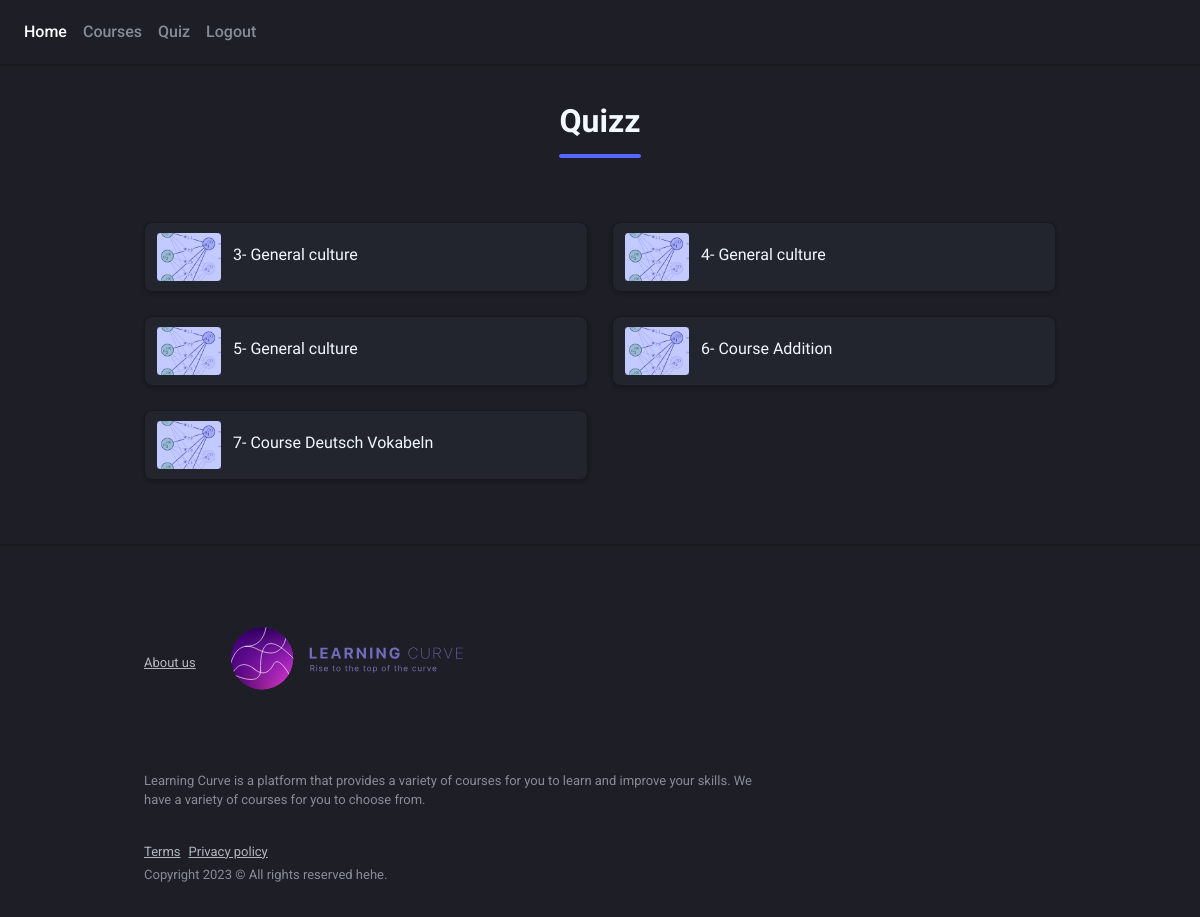
The app's page /learningcurveapp/quizzes/ (signed in) with its own data.
### learningcurveapp/models.py (models this page shows, shortened)
class Quiz(models.Model):
    author = models.ForeignKey(Author, on_delete=models.CASCADE, related_name='related_author',default='')
    course = models.ForeignKey(Course, on_delete=models.CASCADE, related_name='related_course',null=True)

class Course(models.Model):
    title = models.CharField(max_length=100)
    description = models.TextField()
    author = models.ForeignKey(Author, on_delete=models.CASCADE, related_name='course_author')
    topic = models.CharField(choices=TOPIC, max_length=10, default='O')
    difficulty = models.CharField(choices=LEVELS, max_length=1, default='B')
    subtitle = models.CharField(max_length=300, default='O')

### learningcurveapp/views.py (the view)
# urls.py: path('quizzes/', views.quizzes, name='quizzes'),
@login_required
def quizzes(request):
    role=request.user.groups.first().name
    if(role=="teacher"):
        author = Author.objects.get(user=request.user)
        quizz = Quiz.objects.filter(author=author).select_related()
    if(role=="student"):
       quizz = Quiz.objects.all()
    return render(request, 'learningcurveapp/quizzes.html',{'quizz':quizz,'role':role})

### learningcurveapp/templates/learningcurveapp/quizzes.html (shortened to what this page needs)
<!DOCTYPE html>
<html lang="en"
      dir="ltr"
      class="dark-mode">
<head>
    {% load static %}
    <link type="text/css"
          href="https://cdnjs.cloudflare.com/ajax/libs/spinkit/1.2.5/spinkit.min.css"
          rel="stylesheet">
    <link type="text/css"
          href="https://cdnjs.cloudflare.com/ajax/libs/jquery.perfect-scrollbar/1.5.2/css/perfect-scrollbar.min.css"
          rel="stylesheet">
    <link type="text/css"
          href="https://cdnjs.cloudflare.com/ajax/libs/font-awesome/5.15.3/css/all.min.css"
          rel="stylesheet">
    <link type="text/css"
          href="{% static 'learningcurveapp/css/preloader.css' %}"
          rel="stylesheet">
    <link type="text/css"
          href="{% static 'learningcurveapp/css/app.css' %}"
          rel="stylesheet">
    <link type="text/css"
          href="{% static 'learningcurveapp/css/dark.css' %}"
          rel="stylesheet">
</head>
<body class="layout-app ">
<div class="mdk-drawer-layout js-mdk-drawer-layout"
     data-push
     data-responsive-width="992px">
    <div class="mdk-drawer-layout__content page-content">
        <div class="navbar navbar-expand pr-0 navbar-dark border-bottom-2"
             id="default-navbar"
             data-primary>
            <ul class="nav navbar-nav d-none d-sm-flex flex justify-content-start ml-8pt">
                <li class="nav-item active">
                    <a href="/learningcurveapp/profile"
                       class="nav-link">Home</a>
                </li>
                <li class="nav-item dropdown">
                    <a href="{% url 'private-courses'  %}"
                       class="nav-link dropdown-toggle"
                       data-toggle="dropdown"
                       data-caret="false">Courses</a>
                </li>
                <li class="nav-item dropdown">
                    <a href="{% url 'quizzes'  %}"
                       class="nav-link dropdown-toggle"
                       data-toggle="dropdown"
                       data-caret="false">Quiz</a>
                </li>
                <li class="nav-item">
                    <a href="/learningcurveapp/logout"
                       class="nav-link">Logout</a>
                </li>
            </ul>
        </div>
        <div class="container page__container page-section">
            <div class="page-headline text-center">
                <h2>Quizz</h2>
            </div>
            <div class="row card-group-row mb-8pt">
                {% for c in quizz %}
                <div class="col-sm-6 card-group-row__col">
                    <div class="card card-sm card-group-row__card">
                        <div class="card-body d-flex align-items-center">
                            <a href="#"
                               class="avatar avatar-4by3 overlay overlay--primary mr-12pt">
                                <img src="{% static 'learningcurveapp/images/4040.png' %}"
                                     alt="GraphML"
                                     class="avatar-img rounded">
                            </a>
                            <div class="flex">
                                <a class="card-title mb-4pt"
                                   href="{% url 'showquiz' id=c.id  %}">{{ c.id }}-
                                    {% if c.course is null %}
                                        General culture
                                    {% else %}
                                        Course {{c.course.title}}
                                    {% endif %}</a>
                            </div>
                        </div>
                    </div>
                </div>
                {% endfor %}
            </div>
        </div>
        <div class=" border-top-2 mt-auto">
            <div class="container page__container page-section d-flex flex-column">
                <p class="text-70 brand mb-24pt">
                    <a href="/learningcurveapp/aboutus"
                       class="text-70 text-underline small">About us</a>
                    <img class="brand-icon"
                         src="{% static 'learningcurveapp/images/Logo.svg' %}"
                         width="300"
                         alt="Learning Curve">
                </p>
                <p class="measure-lead-max text-50 small mr-8pt">Learning Curve is a platform that provides a variety of
                    courses for you to learn and improve your skills. We have a variety of courses for you to choose
                    from.</p>
                <p class="mb-8pt d-flex">
                    <a href=""
                       class="text-70 text-underline mr-8pt small">Terms</a>
                    <a href=""
                       class="text-70 text-underline small">Privacy policy</a>
                </p>
                <p class="text-50 small mt-n1 mb-0">Copyright 2023 &copy; All rights reserved hehe.</p>
            </div>
        </div>
    </div>
</div>
</body>
</html>

### learningcurveapp/static/learningcurveapp/css/preloader.css (style rules this page uses)
:root { --sk-size:64px;--sk-color:#fff }

### learningcurveapp/static/learningcurveapp/css/dark.css (style rules this page uses)
html.dark-mode body { color:#f2f9ff }
html[dir].dark-mode body { background-color:#1d1e26 }
html.dark-mode .h1,html.dark-mode .h2,html.dark-mode .h3,html.dark-mode .h4,html.dark-mode .h5,html.dark-mode .h6,html.dark-mode h1,html.dark-mode h2,html.dark-mode h3,html.dark-mode h4,html.dark-mode h5,html.dark-mode h6 { color:#f2f9ff }
html.dark-mode .text-50,html.dark-mode .text-muted { color:rgba(242,249,255,.5)!important }
html.dark-mode .text-70 { color:rgba(242,249,255,.7)!important }
html[dir].dark-mode .border-top-2 { border-top-color:#19191a!important }
html[dir].dark-mode .border-bottom-2 { border-bottom-color:#19191a!important }
html[dir].dark-mode .card { border-color:#19191a;background-color:#22242e;box-shadow:0 3px 3px -2px rgba(0,0,0,.1),0 3px 4px 0 rgba(0,0,0,.04),0 1px 8px 0 rgba(0,0,0,.02) }
html.dark-mode .card-title { color:#f2f9ff }

### records on screen
Quiz: id "3", shows "General culture"
Quiz: id "4", shows "General culture"
Quiz: id "5", shows "General culture"
Quiz: id "6", course "Addition"
Quiz: id "7", course "Deutsch Vokabeln"
